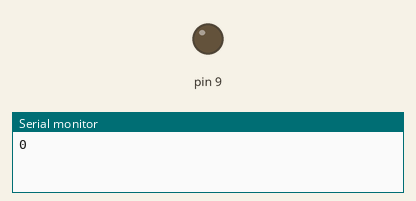
This sketch was run on a simulated Arduino Uno, built with avr-gcc and run on an emulated ATmega328P. Parts: output pins drawn as LEDs (lit = HIGH), the last lines printed to the serial monitor.

Above: at 0.05 s.
At 0.45 s:
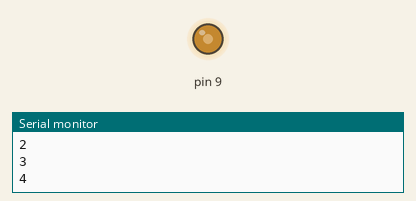
At 0.8 s:
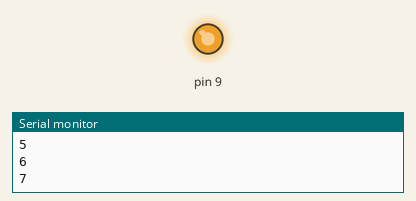
At 1.6 s:
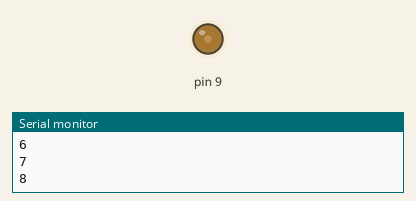
Timing chart, 0 to 4.1 s (numbered marks = the images above):
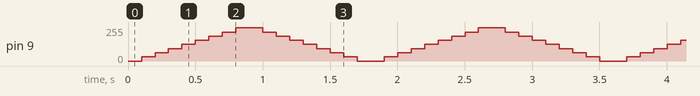

Measured:
- by itself, pin 9: repeats every 1.8 s: 62/255 0.10 s, 93/255 0.10 s, 124/255 0.10 s, 155/255 0.10 s, 186/255 0.10 s, 217/255 0.10 s, 248/255 0.20 s, 217/255 0.10 s, 186/255 0.10 s, 155/255 0.10 s, 124/255 0.10 s, 93/255 0.10 s, 62/255 0.10 s, 31/255 0.10 s, 0/255 0.20 s, 31/255 0.10 s

The sketch:

analog_181204.ino
```cpp
int a;

void setup() {
  // put your setup code here, to run once:
  Serial.begin(9600);
}

void loop() {
  // put your main code here, to run repeatedly:
  for(int i = 0; i <= 8; i++){
    Serial.println(i);
    analogWrite(9, i*31);
    delay(100);
  }
  for(int i = 8; i >= 0; i--){
    analogWrite(9, i*31);
    delay(100);
  }


}
```
